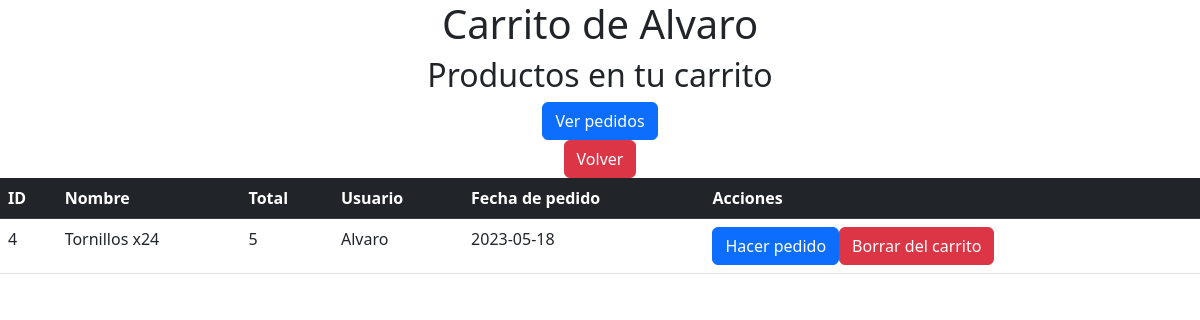
The app's page /php/carrito.php (signed in) with its own data.
### tables this page shows
CREATE TABLE `carrito` (
  `id` int(11) NOT NULL,
  `Stock` varchar(255) NOT NULL,
  `total` decimal(10,0) NOT NULL,
  `usuario` varchar(255) NOT NULL,
  `fecha_pedido` date NOT NULL
);

### php/ControlCarrito.php (the view, shortened to what this page needs)
<?php
function carrito(){
    $con = conexionBd();
    $usuario = $_SESSION['nombre'];
    $sql="SELECT * FROM `carrito` WHERE `usuario` = '$usuario'";
    $resultado = mysqli_query($con, $sql);
    if (mysqli_num_rows($resultado) > 0) {
        echo "<table class='table'>";
        echo "<thead class='table-dark'>";
        echo "<tr><th>ID</th><th>Nombre</th><th>Total</th><th>Usuario</th><th>Fecha de pedido</th><th>Acciones</th></tr>";
        echo "</thead>";
        echo "<tbody>";
        while ($fila = mysqli_fetch_assoc($resultado)) {
            echo "<tr>";
            echo "<td>" . $fila['id'] . "</td>";
            echo "<td>" . $fila['Stock'] . "</td>";
            echo "<td>" . $fila['total'] . "</td>";
            echo "<td>" . $fila['usuario'] . "</td>";
            echo "<td>" . $fila['fecha_pedido'] . "</td>";
            echo "<td><form method='post' action=''>";
            echo "<button name='comprar' class='btn btn-primary'>Hacer pedido</button>";
            echo "<button type='submit' name='borrar' class='btn btn-danger'>Borrar del carrito</button>";
            echo "</form></td>";
            echo "</tr>";
        }
        echo "</tbody>";
        echo "</table>";
    } else {
        echo "<div class='alert alert-warning' role='alert'>No se encontraron resultados</div>";
    }
}
?>

### records on screen
carrito: id "4", Stock "Tornillos x24", total "5", usuario "Alvaro", fecha_pedido "2023-05-18"
